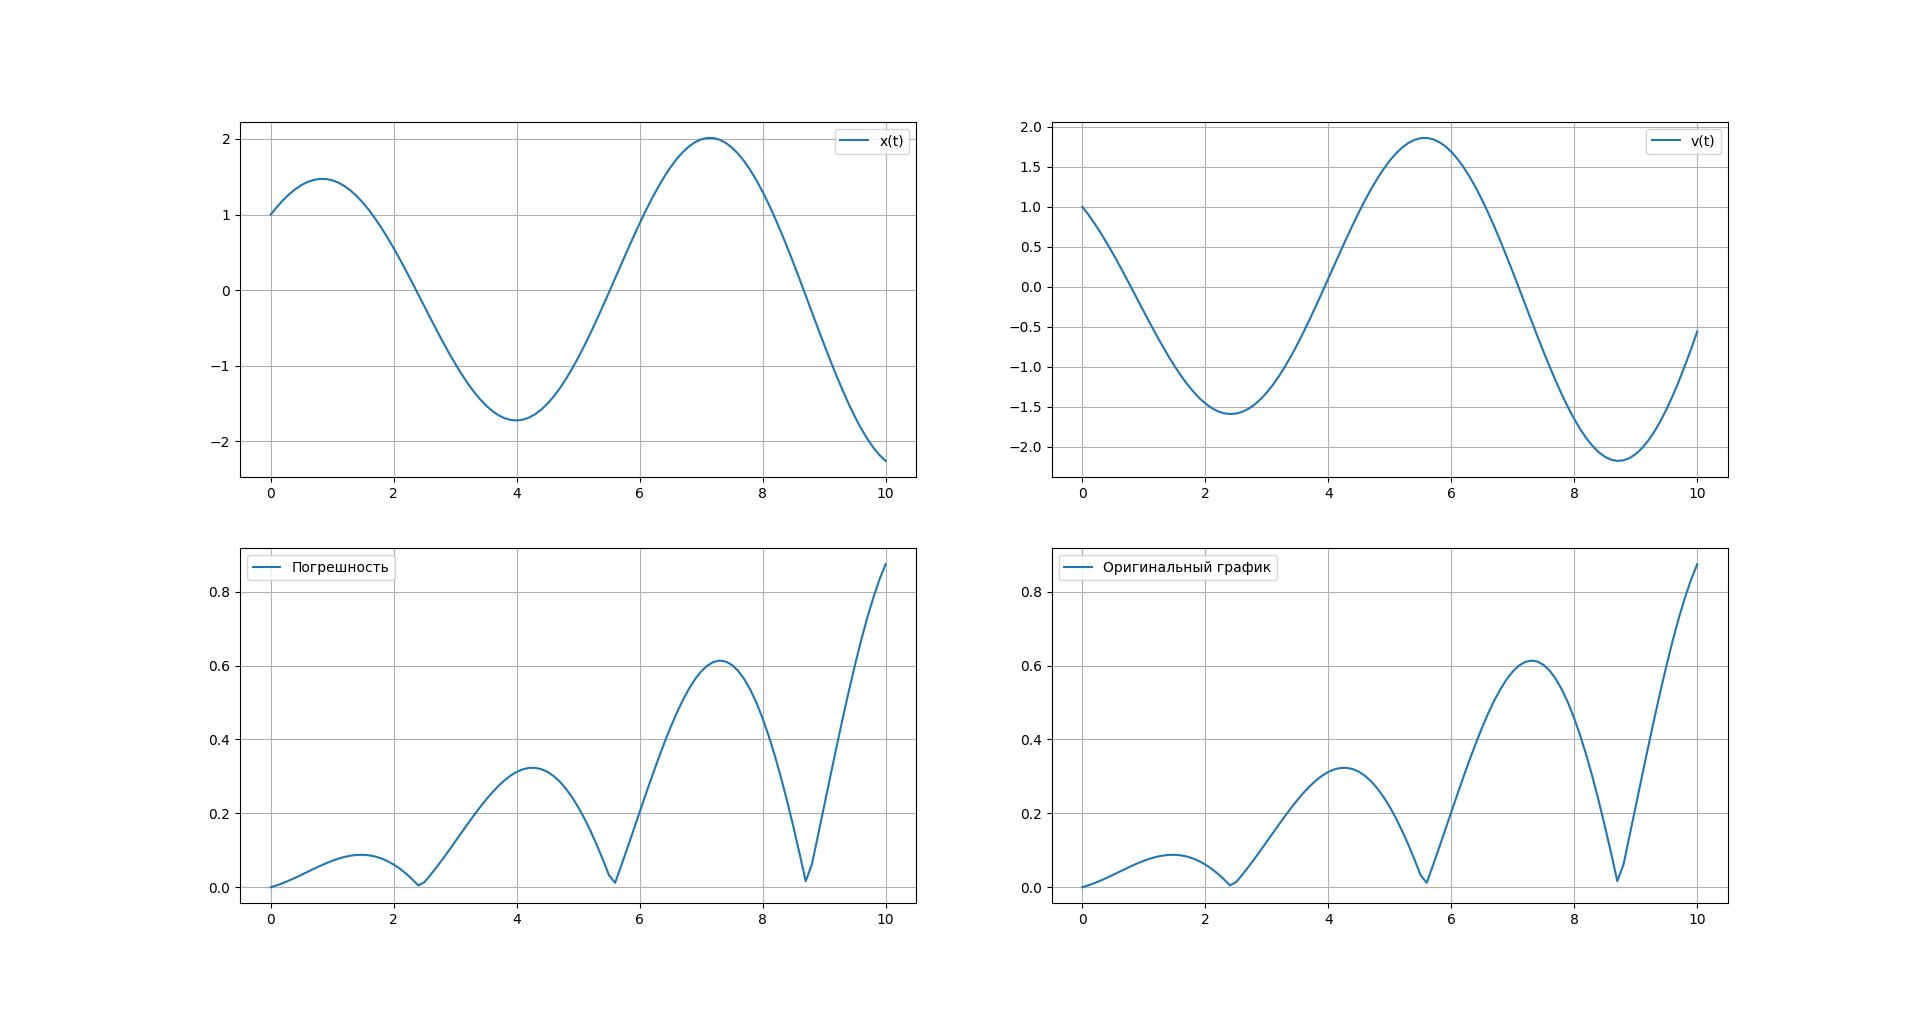

Write the Python code that produced this figure.
import numpy as np
from matplotlib import pyplot as plt

""" Решение дифференциальных уравнений: Метод Эйлера 
=============== Список литературы ===============
1. https://ru.wikipedia.org/wiki/Метод_Эйлера
2. https://goo.su/sYqtC --> глава 8, страница 166, 183
=============== Начальные условия ===============
        x'' + x = 0; x(0) = 1, x'(0) = 1
"""


def f(x, v):
    """
    Уравнение разложили на систему
    x' = v
    v' = -x
    """
    dx_dt = v
    dv_dt = -x
    return dx_dt, dv_dt


def eulers_method(f, conditions, step, step_quantity):
    """
    =============== входные данные ===============
    f             - функция, описывающая уравнение
    conditions    - начальные условия
    step          - шаг
    step_quantity - кол-во шагов

    =============== выходные данные ===============
    x_values      - значения x на каждом шаге
    v_values      - значения производной x на каждом шаге
    """
    x_values = np.zeros(step_quantity + 1)
    v_values = np.zeros(step_quantity + 1)

    x_values[0] = conditions[0]
    v_values[0] = conditions[1]

    for i in range(step_quantity):
        x = x_values[i]
        v = v_values[i]

        dx_dt, dv_dt = f(x, v)

        x_values[i+1] = x + dx_dt * step
        v_values[i+1] = v + dv_dt * step

    return x_values, v_values


def analytic_solution(t):        # решение при котором C1 = 1 и C2 = 1
    return np.cos(t) + np.sin(t)


def main():
    condition = [1, 1]
    step = 0.1
    step_quantity = 100

    x_values, v_values = eulers_method(f, condition, step, step_quantity)
    t_values = np.linspace(0, step * step_quantity, step_quantity + 1)
    analytic_values = analytic_solution(t_values)
    error_values = np.abs(x_values - analytic_values)

    plt.subplot(2, 2, 1)
    plt.plot(t_values, x_values, label="x(t)")
    plt.legend()
    plt.grid()

    plt.subplot(2, 2, 2)
    plt.plot(t_values, v_values, label="v(t)")
    plt.legend()
    plt.grid()

    plt.subplot(2, 2, 3)
    plt.plot(t_values, error_values, label="Погрешность")
    plt.legend()
    plt.grid()

    plt.subplot(2, 2, 4)
    plt.plot(t_values, error_values, label="Оригинальный график")
    plt.legend()
    plt.grid()

    plt.show()


if __name__ == "__main__":
    main()
